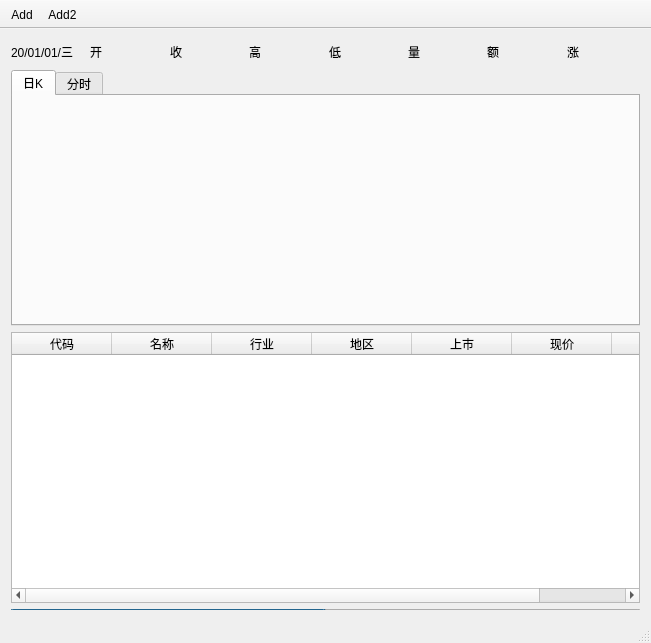
<?xml version="1.0" encoding="UTF-8"?>
<ui version="4.0">
 <class>MainWindow</class>
 <widget class="QMainWindow" name="MainWindow">
  <property name="geometry">
   <rect>
    <x>0</x>
    <y>0</y>
    <width>651</width>
    <height>643</height>
   </rect>
  </property>
  <property name="windowTitle">
   <string>MainWindow</string>
  </property>
  <widget class="QWidget" name="centralWidget">
   <layout class="QVBoxLayout" name="verticalLayout">
    <item>
     <layout class="QHBoxLayout" name="horizontalLayout">
      <item>
       <widget class="QLabel" name="lbDate">
        <property name="minimumSize">
         <size>
          <width>0</width>
          <height>24</height>
         </size>
        </property>
        <property name="text">
         <string>20/01/01/三</string>
        </property>
       </widget>
      </item>
      <item>
       <widget class="QLabel" name="lbOpen">
        <property name="text">
         <string>开</string>
        </property>
       </widget>
      </item>
      <item>
       <widget class="QLabel" name="lbClose">
        <property name="text">
         <string>收</string>
        </property>
       </widget>
      </item>
      <item>
       <widget class="QLabel" name="lbHigh">
        <property name="text">
         <string>高</string>
        </property>
       </widget>
      </item>
      <item>
       <widget class="QLabel" name="lbLow">
        <property name="text">
         <string>低</string>
        </property>
       </widget>
      </item>
      <item>
       <widget class="QLabel" name="lbVolume">
        <property name="text">
         <string>量</string>
        </property>
       </widget>
      </item>
      <item>
       <widget class="QLabel" name="lbAmount">
        <property name="text">
         <string>额</string>
        </property>
       </widget>
      </item>
      <item>
       <widget class="QLabel" name="lbChg">
        <property name="text">
         <string>涨 </string>
        </property>
       </widget>
      </item>
     </layout>
    </item>
    <item>
     <layout class="QGridLayout" name="gridLayout_2">
      <property name="sizeConstraint">
       <enum>QLayout::SetDefaultConstraint</enum>
      </property>
      <item row="1" column="0">
       <widget class="QTabWidget" name="tabWidget">
        <property name="sizePolicy">
         <sizepolicy hsizetype="Expanding" vsizetype="Preferred">
          <horstretch>0</horstretch>
          <verstretch>0</verstretch>
         </sizepolicy>
        </property>
        <property name="minimumSize">
         <size>
          <width>0</width>
          <height>160</height>
         </size>
        </property>
        <property name="maximumSize">
         <size>
          <width>16777215</width>
          <height>16777215</height>
         </size>
        </property>
        <property name="currentIndex">
         <number>0</number>
        </property>
        <widget class="QWidget" name="tab_1">
         <property name="toolTip">
          <string/>
         </property>
         <property name="whatsThis">
          <string/>
         </property>
         <property name="accessibleName">
          <string/>
         </property>
         <property name="accessibleDescription">
          <string/>
         </property>
         <attribute name="title">
          <string>日K</string>
         </attribute>
         <layout class="QGridLayout" name="gridLayout">
          <item row="0" column="0">
           <widget class="KMapWidget" name="kmap" native="true">
            <property name="minimumSize">
             <size>
              <width>0</width>
              <height>204</height>
             </size>
            </property>
           </widget>
          </item>
         </layout>
        </widget>
        <widget class="QWidget" name="tab_2">
         <attribute name="title">
          <string>分时</string>
         </attribute>
         <layout class="QGridLayout" name="gridLayout_4">
          <item row="0" column="0">
           <widget class="TimeLineWidget" name="timeline" native="true">
            <property name="minimumSize">
             <size>
              <width>0</width>
              <height>0</height>
             </size>
            </property>
           </widget>
          </item>
         </layout>
        </widget>
       </widget>
      </item>
     </layout>
    </item>
    <item>
     <widget class="QTableWidget" name="stockTable">
      <column>
       <property name="text">
        <string>代码</string>
       </property>
      </column>
      <column>
       <property name="text">
        <string>名称</string>
       </property>
      </column>
      <column>
       <property name="text">
        <string>行业</string>
       </property>
      </column>
      <column>
       <property name="text">
        <string>地区</string>
       </property>
      </column>
      <column>
       <property name="text">
        <string>上市</string>
       </property>
      </column>
      <column>
       <property name="text">
        <string>现价</string>
       </property>
      </column>
      <column>
       <property name="text">
        <string>涨幅</string>
       </property>
      </column>
     </widget>
    </item>
    <item>
     <widget class="QProgressBar" name="progressBar">
      <property name="maximumSize">
       <size>
        <width>16777215</width>
        <height>1</height>
       </size>
      </property>
      <property name="value">
       <number>50</number>
      </property>
      <property name="textVisible">
       <bool>false</bool>
      </property>
     </widget>
    </item>
   </layout>
  </widget>
  <widget class="QStatusBar" name="statusBar"/>
  <widget class="QToolBar" name="toolBar">
   <property name="windowTitle">
    <string>toolBar</string>
   </property>
   <property name="movable">
    <bool>false</bool>
   </property>
   <property name="floatable">
    <bool>true</bool>
   </property>
   <attribute name="toolBarArea">
    <enum>TopToolBarArea</enum>
   </attribute>
   <attribute name="toolBarBreak">
    <bool>false</bool>
   </attribute>
   <addaction name="toolSync"/>
   <addaction name="toolAnalyse"/>
  </widget>
  <action name="toolSync">
   <property name="icon">
    <iconset resource="qtdemo.qrc">
     <normaloff>:/toolbar/Res/360AntiVirus_32.png</normaloff>
     <normalon>:/toolbar/D:/BaiduNetdiskDownload/QT/Qt360-10.0/resource/advtools/360AntiVirus_32.png</normalon>:/toolbar/Res/360AntiVirus_32.png</iconset>
   </property>
   <property name="text">
    <string>Add</string>
   </property>
   <property name="toolTip">
    <string>同步历史数据</string>
   </property>
  </action>
  <action name="toolAnalyse">
   <property name="icon">
    <iconset resource="qtdemo.qrc">
     <normaloff>:/toolbar/Res/360EntAdmin_32.png</normaloff>
     <normalon>:/toolbar/D:/BaiduNetdiskDownload/QT/Qt360-10.0/resource/advtools/360ask_32.png</normalon>:/toolbar/Res/360EntAdmin_32.png</iconset>
   </property>
   <property name="text">
    <string>Add2</string>
   </property>
   <property name="toolTip">
    <string>分析</string>
   </property>
  </action>
 </widget>
 <layoutdefault spacing="6" margin="11"/>
 <customwidgets>
  <customwidget>
   <class>KMapWidget</class>
   <extends>QWidget</extends>
   <header>KMapWidget.h</header>
   <container>1</container>
  </customwidget>
  <customwidget>
   <class>TimeLineWidget</class>
   <extends>QWidget</extends>
   <header>TimeLineWidget.h</header>
   <container>1</container>
  </customwidget>
 </customwidgets>
 <resources>
  <include location="qtdemo.qrc"/>
 </resources>
 <connections/>
</ui>
